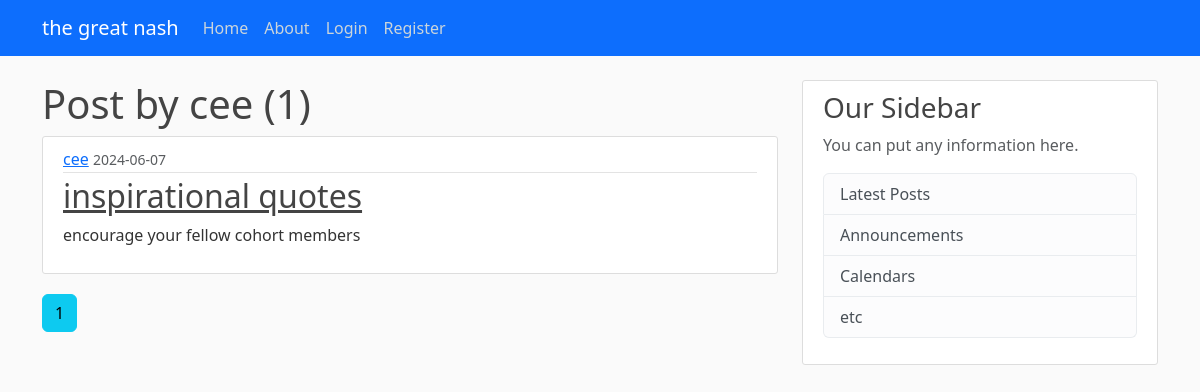
The page /user/cee on the database its author committed.
### app/models.py (models this page shows, shortened)
class User(db.Model, UserMixin):
    id = db.Column(db.Integer, primary_key=True)
    username = db.Column(db.String(12), unique=True, nullable=False)
    email = db.Column(db.String(120), unique=True, nullable=False)
    image_file = db.Column(db.String(20), nullable=False, default='default.jpeg')
    password = db.Column(db.String(60), nullable=False)
    posts = db.relationship("Post", backref='author', lazy=True)

class Post(db.Model):
    id = db.Column(db.Integer, primary_key=True)
    title = db.Column(db.String(100), nullable=False)
    content = db.Column(db.Text, nullable=False)
    date_posted = db.Column(db.DateTime, nullable=False, default=datetime.utcnow)
    user_id = db.Column(db.Integer, db.ForeignKey('user.id'), nullable=False)

### app/route.py (the view)
@app.route("/user/<string:username>")
def user_posts(username):
    user= User.query.filter_by(username=username).first_or_404()
    page= request.args.get('page', 1, type=int)
    posts = Post.query.filter_by(author=user).order_by(Post.date_posted.desc()).paginate(per_page=5, page=page)
    return render_template('user_posts.html', user=user, posts=posts)

### app/templates/user_posts.html
{% extends "base.html" %}
{% block content %}
<h1>Post by {{ user.username }} ({{ posts.total }})</h1>
{% for post in posts.items %}
<article class="media content-section">
    <div class="media-body">
      <div class="article-metadata">
        <a class="mr-2" href="{{ url_for('user_posts', username=post.author.username) }}">{{ post.author.username }}</a>
        <small class="text-muted">{{ post.date_posted.strftime('%Y-%m-%d') }}</small>
      </div>
      <h2><a class="article-title" href="{{ url_for('post',post_id=post.id) }}">{{ post.title }}</a></h2>
      <p class="article-content">{{ post.content }}</p>
    </div>
  </article>
{% endfor %}
{% for page_num in posts.iter_pages() %}
{% if page_num %}
{% if posts.page == page_num %}
<a class="btn btn-info mb-4" href="{{url_for('user_posts',username=user.username, page=page_num)}}">{{ page_num }}</a>
{% else  %}
<a class="btn btn-outline-info mb-4" href="{{url_for('user_posts',username=username, page=page_num)}}">{{ page_num }}</a>
{% endif %}
{% else  %}
...
{% endif %}
{% endfor %}
{% endblock %}

### app/static/main.css (style rules this page uses)
body { background: #fafafa; color: #333333; margin-top: 5rem; }
h1, h2, h3, h4, h5, h6 { color: #444444; }
.content-section { background: #ffffff; padding: 10px 20px; border: 1px solid #dddddd; border-radius: 3px; margin-bottom: 20px; }
.article-title { color: #444444; }
.article-content { white-space: pre-line; }
.article-metadata { padding-bottom: 1px; margin-bottom: 4px; border-bottom: 1px solid #e3e3e3 }

### rows shown on the page
User: username "cee"
Post: author.username "cee", date_posted "2024-06-07", title "inspirational quotes", content "encourage your fellow cohort members"

### other values the page prints
{{ posts.total }} "1"
{{ page_num }} "1"
